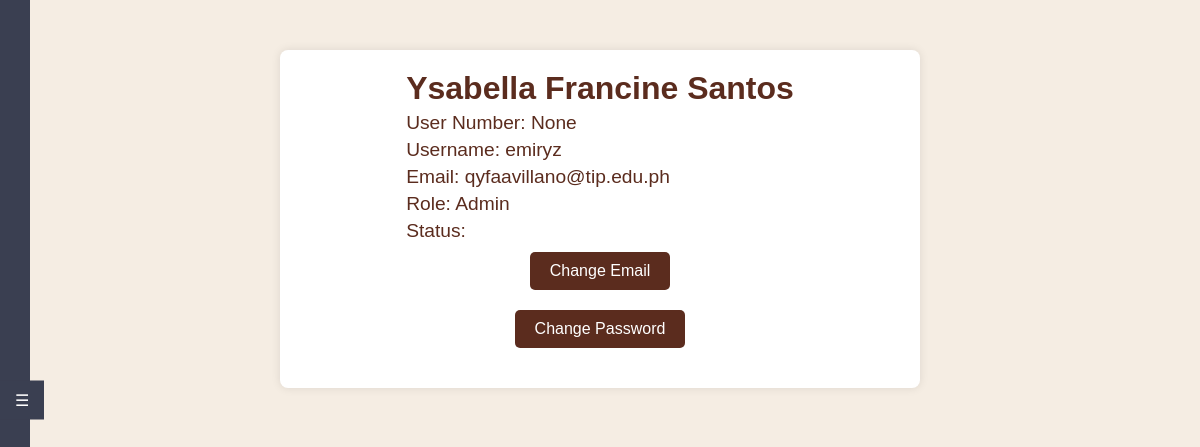
/profile (signed in), run on the app's committed database.
### tables this page shows
CREATE TABLE "users" (
	"user_id"	INTEGER,
	"userstat_id"	INTEGER,
	"role_id"	INTEGER NOT NULL,
	"user_number"	TEXT,
	"username"	TEXT NOT NULL,
	"first_name"	TEXT,
	"last_name"	TEXT,
	"middle_name"	TEXT,
	"email"	TEXT NOT NULL,
	"password_hash"	TEXT NOT NULL,
	"date_created"	DATE,
	"is_locked"	BOOLEAN DEFAULT 0,
	"failed_attempts"	INTEGER DEFAULT 0,
	"otp"	TEXT,
	"otp_attempts"	INTEGER DEFAULT 0,
	"otp_expiry"	TIMESTAMP,
	UNIQUE("email"),
	UNIQUE("username"),
	FOREIGN KEY("userstat_id") REFERENCES "userStatus"("userstat_id"),
	FOREIGN KEY("role_id") REFERENCES "Roles"("role_id"),
	PRIMARY KEY("user_id")
);

CREATE TABLE "Roles" (
	"role_id"	INTEGER,
	"role_name"	TEXT NOT NULL,
	PRIMARY KEY("role_id" AUTOINCREMENT)
);

### app.py (the view)
@app.route('/profile')
def profile():
    user_id = session.get('user_id')  # Assuming user_id is stored in the session
    if not user_id:
        flash('User not logged in', 'error')
        return redirect(url_for('login'))
    conn = get_db_connection()
    user = conn.execute('''
        SELECT u.user_id, u.first_name, u.last_name, u.username, u.email, u.role_id, u.userstat_id, r.role_name, us.userStatus, u.date_created, u.user_number
        FROM users u
        JOIN roles r ON u.role_id = r.role_id
        JOIN userStatus us ON u.userstat_id = us.userstat_id
        WHERE u.user_id = ?
    ''', (user_id,)).fetchone()
    conn.close()
    if user:
        user_details = {
            'user_id': user['user_id'],
            'first_name': user['first_name'],
            'last_name': user['last_name'],
            'username': user['username'],
            'email': user['email'],
            'role_id': user['role_id'],
            'userstat_id': user['userstat_id'],
            'role_name': user['role_name'],
            'userStatus': user['userStatus'],
            'date_created': user['date_created'],
            'user_number': user['user_number']
        }
        return render_template('profile.html', user=user_details)
    else:
        flash('User not found', 'error')
        return redirect(url_for('dashboard'))

### app.py (called while the page is built)
def get_db_connection():
    conn = sqlite3.connect(app.config['DATABASE'], timeout=30)
    conn.execute('PRAGMA journal_mode=WAL')
    conn.row_factory = sqlite3.Row
    return conn

### templates/profile.html (shortened to what this page needs)
<!DOCTYPE html>
<html lang="en">
<head>
    <link rel="stylesheet" href="{{ url_for('static', filename='styles.css') }}">
</head>
<body>
    <div class="sidebar-tab" id="toggleSidebar">☰</div>
    <div id="sidebar" class="sidebar">
        <ul>
            <li><a href="{{ url_for('dashboard') }}">Dashboard</a></li>
            <li><a href="{{ url_for('profile') }}">Profile</a></li>
            <li><a href="{{ url_for('users') }}">Users</a></li>
            <li><a href="{{ url_for('treatments') }}">Treatment</a></li>
            <li><a href="{{ url_for('maintenance') }}">Maintenance</a></li>
            <li><a href="{{ url_for('inventory') }}">Inventory</a></li>
            <br><br><br><br><br><br>
        </ul>
    </div>
    <div class="profile-container">
        <div class="profile-details">
            <h1>{{ user['first_name'] }} {{ user['last_name'] }}</h1>
            <p>User Number: {{ user['user_number'] }}</p>
            <p>Username: {{ user['username'] }}</p>
            <p>Email: {{ user['email'] }}</p>
            <p>Role: {{ user['role_name'] }}</p>
            <p>Status: {{ user['user_status'] }}</p>
            <button class="btn" onclick="document.getElementById('changeEmailModal').style.display='block'">Change Email</button>
            <button class="btn" onclick="document.getElementById('changePasswordModal').style.display='block'">Change Password</button>
        </div>
    </div>
</body>
</html>

### static/styles.css (style rules this page uses)
body { font-family: 'Inter', sans-serif; margin: 0; padding: 0; box-sizing: border-box; }
button { padding: 10px; background-color: #D0C8BB; color: #784D3C; border: none; border-radius: 5px; cursor: pointer; }
a { color: #000; text-align: right; margin-bottom: 10px; }
.sidebar { width: 250px; background-color: #3a3f51; color: #fff; overflow-y: scroll; padding: 15px; position: fixed; top: 0; bottom: 0; left: -250px; z-index: 1000; transition: left 0.3s ease; }
.sidebar-tab { position: fixed; left: 0; top: 50%; transform: translateY(-50%); background-color: #3a3f51; color: #fff; padding: 10px 15px; cursor: pointer; z-index: 1001; }
.sidebar ul { list-style-type: none; padding: 0; }
.sidebar ul li { padding: 10px 0; }
.sidebar ul li a { color: #fff; text-decoration: none; display: block; padding: 10px 15px; }
.sidebar { -ms-overflow-style: none; scrollbar-width: none; }
.sidebar { overflow-y: auto; scrollbar-width: none; }
button { display: block; margin: 0 auto; padding: 10px 20px; font-size: 16px; cursor: pointer; }
button { padding: 10px 20px; background-color: #007bff; color: #fff; border: none; border-radius: 5px; cursor: pointer; display: block; margin: 20px auto; }

### templates/profile.html (style rules this page uses)
body { font-family: Arial, sans-serif; background-color: #f5ede3; color: #5b2c1e; margin: 0; padding: 0; }
.profile-container { display: flex; flex-direction: column; align-items: center; padding: 20px; background-color: #fff; border-radius: 8px; box-shadow: 0 0 10px rgba(0, 0, 0, 0.1); margin: 50px auto; width: 50%; }
.profile-details h1 { font-size: 2em; margin: 0; }
.profile-details p { font-size: 1.2em; margin: 5px 0; }
.sidebar-tab { position: fixed; left: 0; top: 50%; transform: translateY(-50%); background-color: #3a3f51; color: #fff; padding: 10px 15px; cursor: pointer; z-index: 1001; }
.btn { background-color: #5b2c1e; color: #fff; padding: 10px 20px; border: none; border-radius: 5px; cursor: pointer; margin-top: 10px; }

### data on the page
users: first_name "Ysabella Francine", last_name "Santos", username "emiryz", email "qyfaavillano@tip.edu.ph"
Roles: role_name "Admin"

### other printed values
{{ user['user_number'] }} "None"
